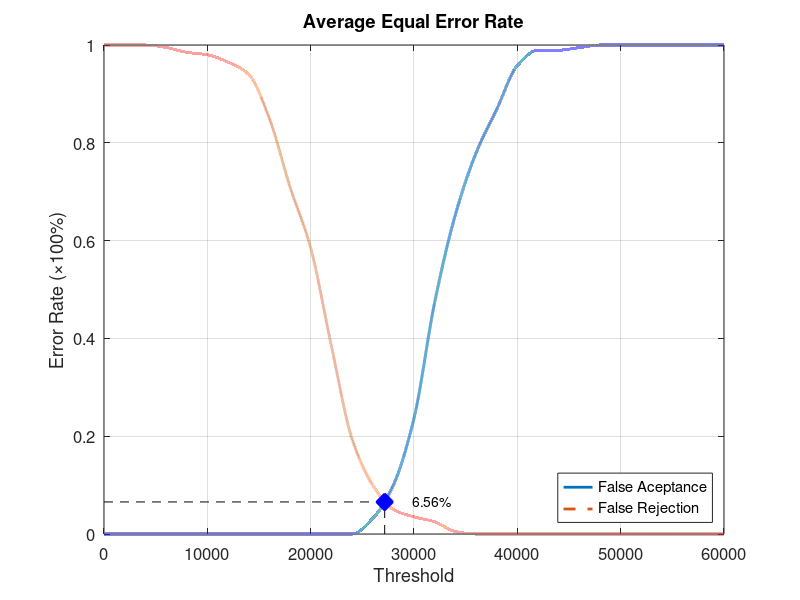
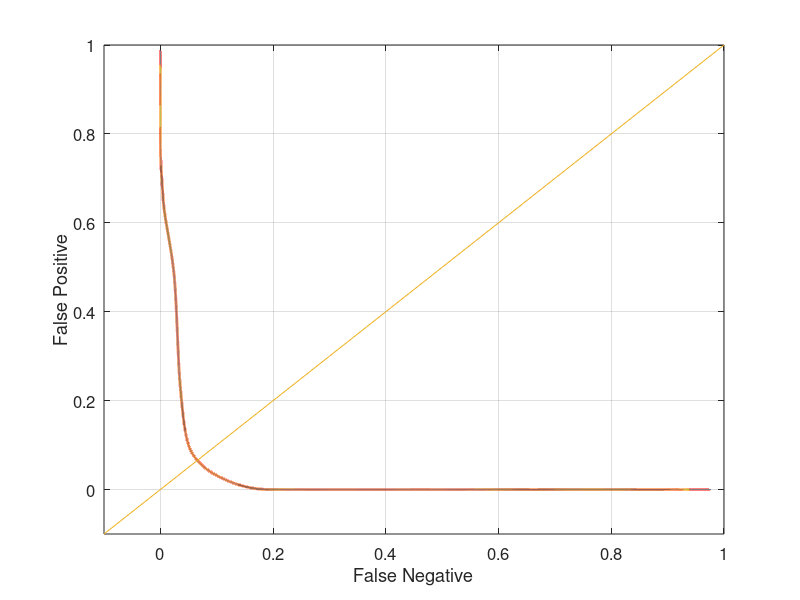

Recreate these plots in MATLAB, in order.
function yEER = Database5_4
close all;
clear;
clc;
x = 0:2000:60000;
xq = 0:0.5:60000;

y0 = [0 0 0 0 0 0 0 0 0 0 0 0 0 0.0315789 0.1 0.236842 0.473684 0.652632 0.778947 0.868421 0.957895 0.989474 0.989474 0.994737 1 1 1 1 1 1 1];
yy0 = interp1(x, y0, xq, 'pchip');
y1 = [1 1 1 0.995 0.985 0.98 0.965 0.94 0.85 0.71 0.585 0.385 0.195 0.1 0.05 0.035 0.025 0.005 0 0 0 0 0 0 0 0 0 0 0 0 0];
yy1 = interp1(x, y1, xq, 'pchip');

% Calculating EER: 
y2 = abs(y0 - y1);
find(y2 == min(y2))
yy2 = abs(yy0 - yy1);
xEER = find(yy2 == min(yy2));
xEERIndex = xq(xEER) % X-axis EER
yEER = yy0(xEER) % Y-axis EER

main = figure
plot(xq, yy0,'-','LineWidth', 2);	hold on
plot(xq, yy1,'--','LineWidth', 2);	hold on
plot([xEERIndex xEERIndex], [0 yEER], 'k--');	hold on
plot([0 xEERIndex], [yEER yEER], 'k--');	hold on
plot(xEERIndex, yEER, 'bx', 'LineWidth', 10);	hold on
text(xEERIndex + 10 * xEERIndex / 100, yEER, [num2str(round((10000 * yEER)) / 100) '%'])
legend('False Aceptance', 'False Rejection', 'Location', 'SouthEast')
xlabel('Threshold')
ylabel('Error Rate (\times100%)')
title('Average Equal Error Rate')
set(gca, 'FontSize', 12)
axis([0 60000 0 1])
grid on

print(main, 'Database5_4Main', '-dpng');
FNRxFPR = figure('Color', [1 1 1]);
plot(yy1, yy0, '-', yy1, yy0, 'LineWidth', 2);
hold on
y = -0.1:0.1:1
plot(y, y); 
set(gca, 'FontSize', 12)
xlabel('False Negative')
ylabel('False Positive')
axis([-0.1 1 -0.1 1])
set(gca, 'FontSize', 12)
grid on

print(FNRxFPR, 'Database5_4FNRxFPR','-dpng');
end
